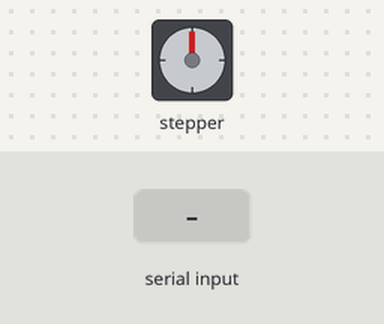
A sketch run on a simulated Arduino Uno, built with avr-gcc and run on an emulated ATmega328P. Shown: stepper motor. Inputs (shaded band) come from the test bench. Stepper angles assume 2048 steps per turn.

Above: at 1.2 s.
1.3 s: "H" received over Serial
At 1.75 s:
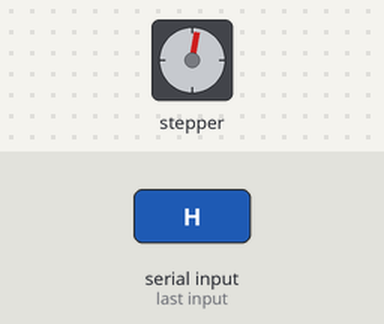
At 2.35 s:
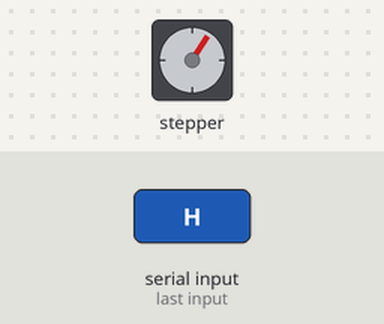
10.3 s: "L" received over Serial
At 10.51 s:
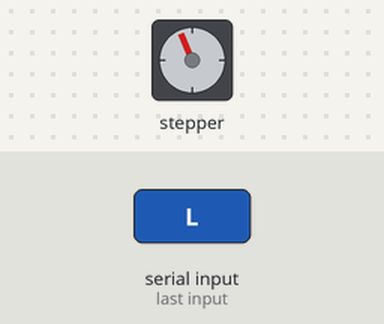
Timing chart, 0 to 19.3 s (numbered marks = the images above; inputs shaded):
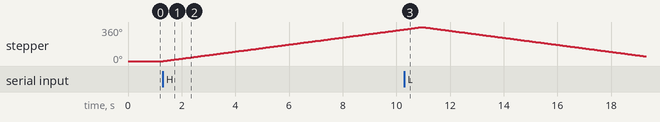

Measured:
- after the input at 1.3 s, stepper: keeps turning clockwise at about 37°/s, starting at once

The sketch:

stepper_oneStepAtATime.ino
```cpp
#include <Stepper.h>

const int stepsPerRevolution = 64;
Stepper myStepper(stepsPerRevolution, 8,6,7,5);


void setup() {
  myStepper.setSpeed(200);
  Serial.begin(9600);
}

void loop() {
   if (Serial.available()) {
     char c = Serial.read();
     if (c == 'H') {
        for (int i = 0; i < 32; i++)
        {
          myStepper.step(64);
        }
     }
     else if (c == 'L') {
        for (int i = 0; i < 32; i++)
        {
          myStepper.step(-64);
        }
     }
   }
}
```
